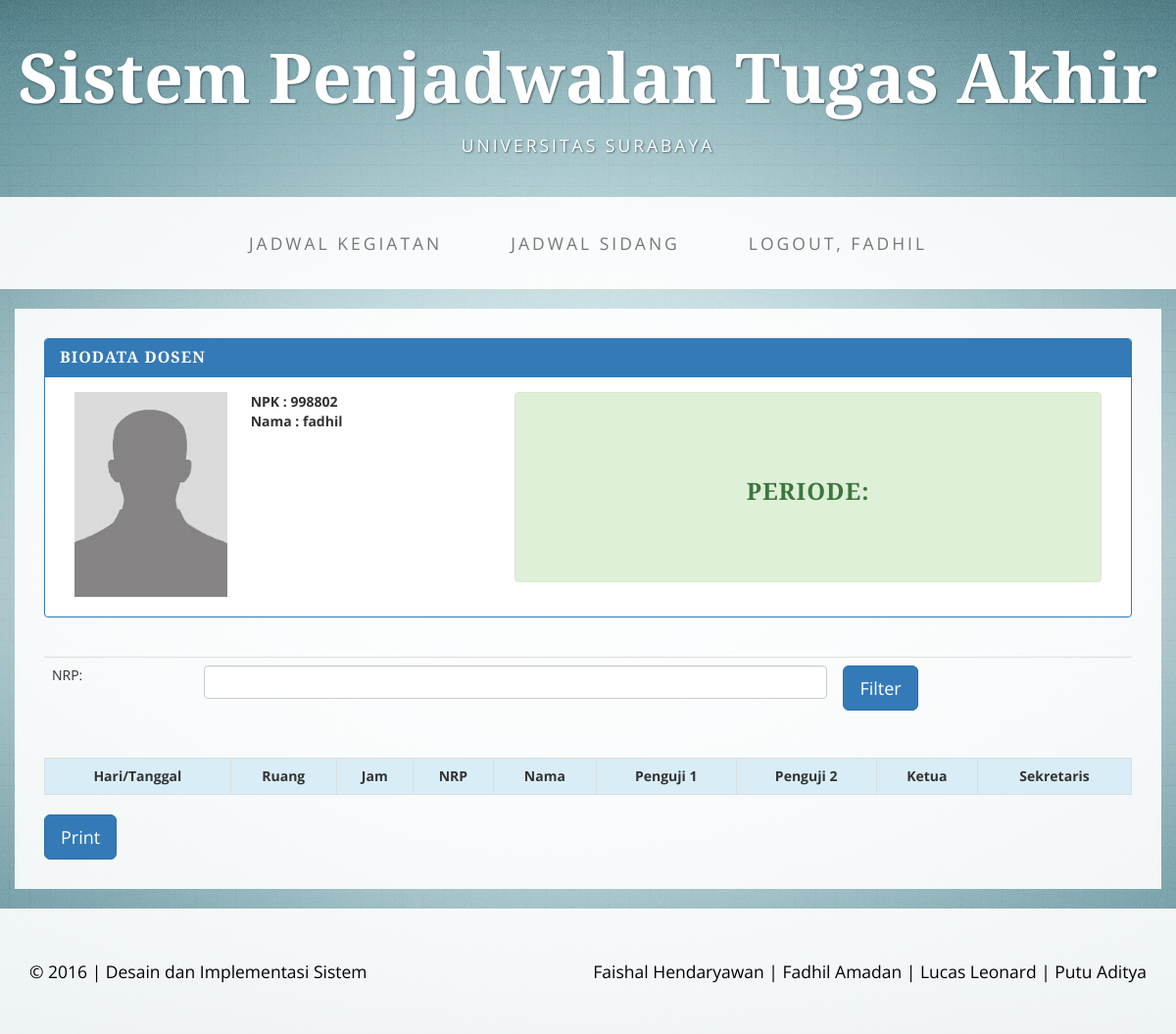
The page /jadwal-sidang.php (signed in) on the database its author committed.
### tables this page shows
CREATE TABLE `dosen` (
  `npk` varchar(9) NOT NULL,
  `nama` varchar(32) NOT NULL,
  `password` varchar(32) NOT NULL,
  `status` tinyint(1) NOT NULL,
  `jabatan` varchar(30) NOT NULL
);

### jadwal-sidang.php (the view, shortened to what this page needs)
<!DOCTYPE html>
<html lang="en">
<head>
    <link href="css/bootstrap.min.css" rel="stylesheet">
    <link href="css/business-casual.css" rel="stylesheet">
</head>
<?php
require './db.php';
$sqlD = "SELECT * FROM dosen WHERE nama='".$_COOKIE['nomerD']."'";
$resultD = mysqli_query($link, $sqlD);
$rowD= mysqli_fetch_array($resultD);
?>
<body>
    <div class="brand">Sistem Penjadwalan Tugas Akhir</div>
    <div class="address-bar">Universitas Surabaya</div>
    <nav class="navbar navbar-default" role="navigation">
        <div class="container">
            <div class="collapse navbar-collapse" id="bs-example-navbar-collapse-1">
                <ul class="nav navbar-nav">
                    <li>
                        <a href="./jadwal-kegiatan.php">Jadwal Kegiatan</a>
                    </li>
                    <li>
                        <a href="./jadwal-sidang.php">Jadwal Sidang</a>
                    </li>
                    <li>
                        <a href="./proses.php?cmd=logoutD">Logout, <?php echo $rowD['nama']; ?>  </a>
                    </li>
                </ul>
            </div>
        </div>
    </nav>
    <div class="container">
        <div class="row">
            <div class="box">
                <div class="col-lg-12">
                    <div class="panel panel-primary">
                        <div class="panel-heading">
                            <h3 class="panel-title"><strong>BIODATA DOSEN</strong></h3>
                        </div>
                        <div class="panel-body">
                            <div class="col-xs-6 col-lg-2">
                                <img src="./img/default.jpg" width='156px' height='209px'>
                            </div>
                            <div class="col-xs-6 col-lg-3">
                                <strong>
                                NPK : <?php echo $rowD['npk']; ?><br>
                                Nama : <?php echo $rowD['nama']; ?><br>
                                </strong>
                            </div>
                            <div class="col-xs-6 col-lg-7">
                                <div class="alert alert-success">
                                    <h3 class="text-center"><br/><br/><strong>PERIODE:  </strong><br/><br/><br/></h3>
                                </div>
                            </div>
                        </div>
                    </div>
                    <div class="table-responsive">
                        <table class="table">
                        <tr>
                            <form action="manage.php?act=insertMHS" method="POST" enctype="multipart/form-data">
                                <td>NRP:</td>
                                <td><input type="text" name="nrp" class="form-control"/></td>
                                <td><button class="btn btn-lg btn-primary" type="submit">Filter</button></td>
                            </form>
                        </tr>
                        </table>
                    </div>
                    <table class="table table-hover table-bordered">
                        <tr class="info">
                            <th><center>Hari/Tanggal</th>
                            <th><center>Ruang</th>
                            <th><center>Jam</th>
                            <th><center>NRP</th>
                            <th><center>Nama</th>
                            <th><center>Penguji 1</th>
                            <th><center>Penguji 2</th>
                            <th><center>Ketua</th>
                            <th><center>Sekretaris</th>
                        </tr>
                    </table>
                    <button class="btn btn-lg btn-primary" type="submit">Print</button>
                </div>
            </div>
        </div>
    </div>
    <footer>
        <div class="container">
            <div class="row">
                <div class="col-lg-12 text-center">
                    <p class="pull-right">Faishal Hendaryawan | Fadhil Amadan | Lucas Leonard | Putu Aditya</p>
                    <p class="pull-left">&copy; 2016 | Desain dan Implementasi Sistem</p>
                </div>
            </div>
        </div>
    </footer>
</body>
</html>

### css/business-casual.css (style rules this page uses)
body { font-family: "Open Sans","Helvetica Neue",Helvetica,Arial,sans-serif; background: url('../img/bg.jpg') no-repeat center center fixed; -webkit-background-size: cover; -moz-background-size: cover; background-size: cover; -o-background-size: cover; }
h1, h2, h3, h4, h5, h6 { text-transform: uppercase; font-family: "Josefin Slab","Helvetica Neue",Helvetica,Arial,sans-serif; font-weight: 700; letter-spacing: 1px; }
p { font-size: 1.25em; line-height: 1.6; color: #000; }
.brand, .address-bar { display: none; }
.navbar-nav { text-transform: uppercase; font-weight: 400; letter-spacing: 3px; }
.box { margin-bottom: 20px; padding: 30px 15px; background: #fff; background: rgba(255,255,255,0.9); }
footer { background: #fff; background: rgba(255,255,255,0.9); }
footer p { margin: 0; padding: 50px 0; }
@media screen and (min-width:768px) { .brand { display: inherit; margin: 0; padding: 30px 0 10px; text-align: center; text-shadow: 1px 1px 2px rgba(0,0,0,0.5); font-family: "Josefin Slab","Helvetica Neue",Helvetica,Arial,sans-serif; font-size: 5em; font-weight: 700; line-height: normal; color: #fff; } }
@media screen and (min-width:768px) { .address-bar { display: inherit; margin: 0; padding: 0 0 40px; text-align: center; text-shadow: 1px 1px 2px rgba(0,0,0,0.5); text-transform: uppercase; font-size: 1.25em; font-weight: 400; letter-spacing: 3px; color: #fff; } }
@media screen and (min-width:768px) { .navbar { border-radius: 0; } }
@media screen and (min-width:768px) { .navbar { min-height: 0; } }
@media screen and (min-width:768px) { .navbar-default { border: none; background: #fff; background: rgba(255,255,255,0.9); } }
@media screen and (min-width:768px) { .nav>li>a { padding: 35px; } }
@media screen and (min-width:768px) { .navbar-nav>li>a { line-height: normal; } }
@media screen and (min-width:768px) { .navbar-nav { display: table; float: none; margin: 0 auto; table-layout: fixed; font-size: 1.25em; } }
@media screen and (min-width:1200px) { .box:after { content: ''; display: table; clear: both; } }

### rows shown on the page
dosen: nama "FADHIL", npk "998802", nama "fadhil"
